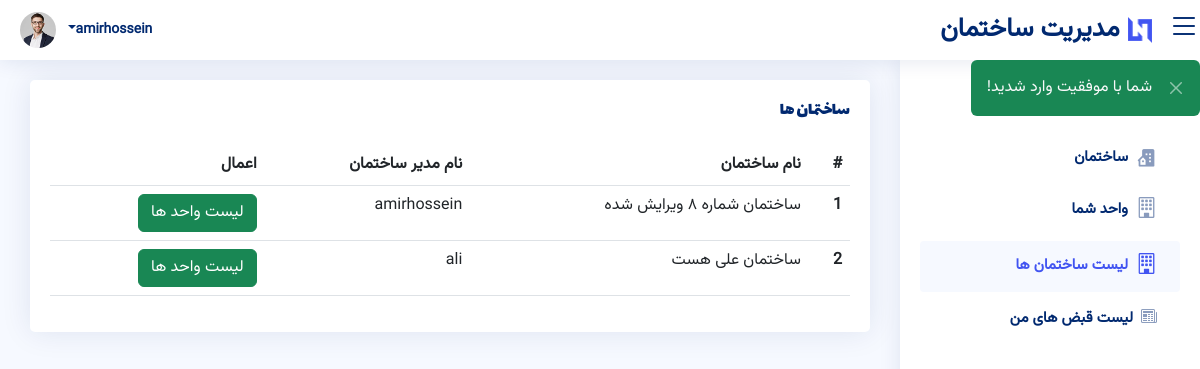
Page /dashboard/building_list (signed in) on the committed database.
### tables this page shows
CREATE TABLE `building` (
  `id` int(11) NOT NULL,
  `name` varchar(255) NOT NULL,
  `person_id` int(11) NOT NULL,
  `date_created` timestamp NOT NULL DEFAULT current_timestamp(),
  `date_updated` timestamp NOT NULL DEFAULT current_timestamp()
);

### app/core/Controller.php (called while the page is built, shortened)
<?php
class Controller
{
    public function view(string $path, array $data = []): void
    {
        require 'views/' . $path . 'View.php';
    }
}

### app/controllers/buildingController.php (called while the page is built, shortened)
<?php
class buildingController extends Controller {
  public function building_list() {
    $building = $this->model('building');
    if($_SESSION['role'] === 'role-manager') {
      $building_info = $building->getAllInfoByPersonId($_SESSION['id']);
      $info = [];
      $person = $this->model('person');
      $person_info = $person->getAllInfo($_SESSION['id']);
      $object = array(
          'id' => $building_info['id'],
          'name' => $building_info['name'],
          'person_name' => $person_info['name'],
          'date_created' => $building_info['date_created'],
          'date_updated' => $building_info['date_updated']
      );
      array_push($info,$object);
      $data = [
        'buildings' => $info,
      ];
    }else {
      $buildings_info = $building->getAllInfo();
      if(count($buildings_info) > 0) {
        $info = [];
        foreach ($buildings_info as $inner_array) {
          $person = $this->model('person');
          $person_info = $person->getAllInfo($inner_array[2]);
          $object = array(
              'id' => $inner_array[0],
              'name' => $inner_array[1],
              'person_name' => $person_info['name'],
              'date_created' => $inner_array[3],
              'date_updated' => $inner_array[4]
          );
          array_push($info,$object);
        }
        $data = [
          'buildings' => $info,
        ];
      }
      else {
        $data = [
          'buildings' => [],
        ];
      }
    }
    $this->view('dashboard/dashboard',$data);
  }
}

### app/app.php (called while the page is built)
<?php
class App
{
    public function __construct()
    {
        require_once('router.php');
        new Router();
    }
}

### index.php (called while the page is built, shortened)
<?php
require "app/core/Controller.php";
require "app/core/Model.php";
require "app/app.php";
new App();

### app/core/Model.php (called while the page is built)
<?php
class Model
{
    public $connection = "";
    public function __construct()
    {
        $this->connection = new mysqli('localhost', 'root', '', 'building-mgmt');
    }
    public function exeQuery(string $query, array $data = [], bool $returnData)
    {
        $prepare = $this->connection->prepare($query);
        $type = '';
        $values = [];
        if (count($data) > 0) {
            foreach ($data as $key => $item) {
                $type .= $item['type'];
                $values[$key] = $item['value'];
            }
            $prepare->bind_param($type, ...$values);
        }
        if ($returnData) {
            $prepare->execute();
            return $prepare->get_result();
        }
        return $prepare->execute();
    }
}

### app/models/buildingModel.php (called while the page is built, shortened)
<?php
class buildingModel extends Model {
  public function getAllInfo():array
  {
    $query = "SELECT * FROM building";
    $data = [];
    $result = $this->exeQuery($query, $data,true);
    if ($result->num_rows > 0) {
        return $result->fetch_all();
    } else {
        return [];
    }
  }
}

### views/dashboard/buildingListView.php (the view)
<?php if(count($data['buildings']) > 0) { ?>
    <div class="card">
      <div class="card-body">
        <h5 class="card-title">ساختمان ها</h5>
        <table class="table table-hover">
          <thead>
            <tr>
              <th scope="col">#</th>
              <th scope="col">نام ساختمان</th>
              <th scope="col">نام مدیر ساختمان</th>
              <th scope="col">اعمال</th>
            </tr>
          </thead>
          <tbody>
            <?php foreach($data['buildings'] as $index => $building) { ?>
                <tr>
                  <th scope="row"><?php echo (int) ($index) + 1; ?></th>
                  <td><?php echo $building['name'] ?></td>
                  <td><?php echo $building['person_name'] ?></td>
                  <td><a class="btn btn-success" href="<?php echo URL; ?>dashboard/building_units_list/<?php echo $building['id']; ?>">لیست واحد ها</a></td>
                </tr>
            <?php } ?>
          </tbody>
        </table>
      </div>
    </div>
<?php } else { ?>
  <p>در حال حاضر ساختمانی وجود ندارد</p>
<?php } ?>

### app/router.php (shortened to what this page needs)
<?php
class Router
{
    public function __construct()
    {
        $request_type = $_SERVER['REQUEST_METHOD'];
        $url = '/' . ( $_GET['url'] ?? "");
        foreach ($routes as $route) {
            if (
                preg_match(
                    $route['pattern_url'],
                    $url,
                    $matches
                ) && $request_type == $route['type']
            ) {
                $params = (array) explode('/', $matches[0]);
                $object = new $route['controller']();
                call_user_func_array([$object, $route['action']], $params);
            }
        }
    }
}

### assets/css/style.css (style rules this page uses)
:root { scroll-behavior: smooth; }
html * { font-family: "Vazirmatn", sans-serif !important; }
h1,h2,h3,h4,h5,h6 { font-family: "Lalezar", sans-serif !important; }
body { background: #f6f9ff; color: #444444; }
a { color: #4154f1; text-decoration: none; }
h1, h2, h3, h4, h5, h6 { font-family: "Nunito", sans-serif; }
.card { margin-bottom: 30px; border: none; border-radius: 5px; box-shadow: 0px 0 30px rgba(1, 41, 112, 0.1); }
.card-title { padding: 20px 0 15px 0; font-size: 18px; font-weight: 500; color: #012970; font-family: "Poppins", sans-serif; }
.card-body { padding: 0 20px 20px 20px; }

### rows in the picture
building: index "1", name "ساختمان شماره ۸ ویرایش شده", person_name "amirhossein"
building: index "2", name "ساختمان علی هست", person_name "ali"
